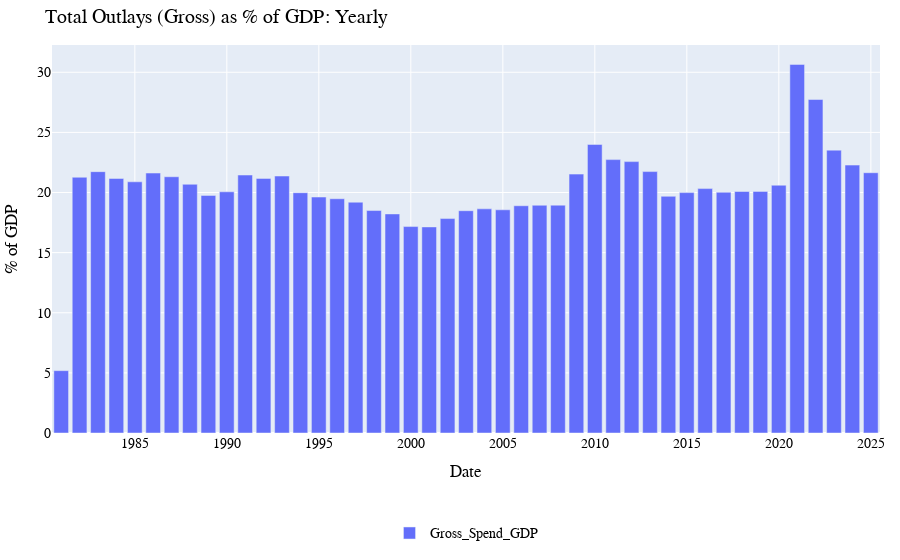

Notebook code cell kept with this figure:
### Code cell
MacroBackend.charting_plotly.px_bar(yearly["Gross_Spend_GDP"]["1980-01-01"::], title = "Total Outlays (Gross) as % of GDP: Yearly", yax_label="% of GDP").show()

### Figure 1 — Plotly figure (JSON) as saved in the notebook; plotly's stock layout.template omitted (floating-point values rounded to 4 significant figures)
{"data": [{"name": "Gross_Spend_GDP", "type": "bar", "x": ["1980-12-31T00:00:00", "1981-12-31T00:00:00", "1982-12-31T00:00:00", "1983-12-31T00:00:00", "1984-12-31T00:00:00", "1985-12-31T00:00:00", "1986-12-31T00:00:00", "1987-12-31T00:00:00", "1988-12-31T00:00:00", "1989-12-31T00:00:00", "1990-12-31T00:00:00", "1991-12-31T00:00:00", "1992-12-31T00:00:00", "1993-12-31T00:00:00", "1994-12-31T00:00:00", "1995-12-31T00:00:00", "1996-12-31T00:00:00", "1997-12-31T00:00:00", "1998-12-31T00:00:00", "1999-12-31T00:00:00", "2000-12-31T00:00:00", "2001-12-31T00:00:00", "2002-12-31T00:00:00", "2003-12-31T00:00:00", "2004-12-31T00:00:00", "2005-12-31T00:00:00", "2006-12-31T00:00:00", "2007-12-31T00:00:00", "2008-12-31T00:00:00", "2009-12-31T00:00:00", "2010-12-31T00:00:00", "2011-12-31T00:00:00", "2012-12-31T00:00:00", "2013-12-31T00:00:00", "2014-12-31T00:00:00", "2015-12-31T00:00:00", "2016-12-31T00:00:00", "2017-12-31T00:00:00", "2018-12-31T00:00:00", "2019-12-31T00:00:00", "2020-12-31T00:00:00", "2021-12-31T00:00:00", "2022-12-31T00:00:00", "2023-12-31T00:00:00", "2024-12-31T00:00:00"], "xaxis": "x", "y": [5.185, 21.27, 21.73, 21.17, 20.89, 21.62, 21.31, 20.69, 19.76, 20.06, 21.46, 21.17, 21.37, 19.98, 19.62, 19.48, 19.2, 18.5, 18.22, 17.17, 17.14, 17.83, 18.49, 18.64, 18.56, 18.9, 18.94, 18.95, 21.53, 24.0, 22.74, 22.57, 21.74, 19.69, 19.99, 20.33, 20.02, 20.09, 20.1, 20.61, 30.66, 27.73, 23.52, 22.28, 21.65], "yaxis": "y"}], "layout": {"barmode": "group", "font": {"color": "black", "family": "Arial, sans-serif", "size": 14}, "legend": {"bgcolor": "rgba(255, 255, 255, 0)", "bordercolor": "rgba(255, 255, 255, 0)", "font": {"size": 14}, "orientation": "h", "x": 0.5, "xanchor": "center", "y": -0.3, "yanchor": "bottom"}, "margin": {"b": 10, "l": 20, "r": 20, "t": 45}, "showlegend": true, "title": {"text": "Total Outlays (Gross) as % of GDP: Yearly"}, "xaxis": {"anchor": "y", "domain": [0, 1], "showgrid": true, "title": {"text": "Date"}}, "yaxis": {"anchor": "x", "domain": [0, 1], "showgrid": true, "title": {"text": "% of GDP"}}}}
